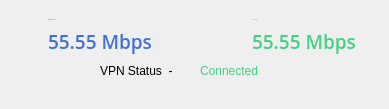
       <widget class="QWidget" name="page_bottom_connected">
        <widget class="QLabel" name="label_18">
         <property name="geometry">
          <rect>
           <x>100</x>
           <y>63</y>
           <width>91</width>
           <height>16</height>
          </rect>
         </property>
         <property name="styleSheet">
          <string notr="true"/>
         </property>
         <property name="text">
          <string>VPN Status  -</string>
         </property>
        </widget>
        <widget class="QLabel" name="label_19">
         <property name="geometry">
          <rect>
           <x>200</x>
           <y>63</y>
           <width>91</width>
           <height>16</height>
          </rect>
         </property>
         <property name="styleSheet">
          <string notr="true">color: rgb(66, 209, 133);</string>
         </property>
         <property name="text">
          <string>Connected</string>
         </property>
        </widget>
        <widget class="QLabel" name="label_port_forward">
         <property name="geometry">
          <rect>
           <x>0</x>
           <y>80</y>
           <width>380</width>
           <height>20</height>
          </rect>
         </property>
         <property name="font">
          <font>
           <family>Open Sans</family>
           <pointsize>10</pointsize>
           <weight>50</weight>
           <italic>false</italic>
           <bold>false</bold>
          </font>
         </property>
         <property name="styleSheet">
          <string notr="true">font: 10pt &quot;Open Sans&quot;;
color: rgb(180, 180, 180);</string>
         </property>
         <property name="text">
          <string/>
         </property>
         <property name="alignment">
          <set>Qt::AlignCenter</set>
         </property>
        </widget>
        <widget class="QWidget" name="widget_conn_speed" native="true">
         <property name="geometry">
          <rect>
           <x>0</x>
           <y>7</y>
           <width>380</width>
           <height>50</height>
          </rect>
         </property>
         <widget class="QLabel" name="label_5">
          <property name="geometry">
           <rect>
            <x>252</x>
            <y>3</y>
            <width>101</width>
            <height>20</height>
           </rect>
          </property>
          <property name="font">
           <font>
            <pointsize>-1</pointsize>
           </font>
          </property>
          <property name="styleSheet">
           <string notr="true">color: rgb(66, 209, 133);</string>
          </property>
          <property name="text">
           <string>Upload speed</string>
          </property>
         </widget>
         <widget class="QLabel" name="label_speed_upload">
          <property name="geometry">
           <rect>
            <x>252</x>
            <y>19</y>
            <width>118</width>
            <height>30</height>
           </rect>
          </property>
          <property name="font">
           <font>
            <family>Open Sans Semibold</family>
            <pointsize>14</pointsize>
            <weight>7</weight>
            <italic>false</italic>
            <bold>false</bold>
           </font>
          </property>
          <property name="styleSheet">
           <string notr="true">color: rgb(66, 209, 133);
font: 63 14pt &quot;Open Sans Semibold&quot;;</string>
          </property>
          <property name="text">
           <string>55.55 Mbps</string>
          </property>
         </widget>
         <widget class="QLabel" name="label_8">
          <property name="geometry">
           <rect>
            <x>14</x>
            <y>10</y>
            <width>29</width>
            <height>29</height>
           </rect>
          </property>
          <property name="styleSheet">
           <string notr="true">image: url(:/images/download.png);</string>
          </property>
          <property name="text">
           <string/>
          </property>
         </widget>
         <widget class="QLabel" name="label_4">
          <property name="geometry">
           <rect>
            <x>48</x>
            <y>3</y>
            <width>131</width>
            <height>20</height>
           </rect>
          </property>
          <property name="font">
           <font>
            <pointsize>-1</pointsize>
           </font>
          </property>
          <property name="styleSheet">
           <string notr="true">color: rgb(65, 113, 214);</string>
          </property>
          <property name="text">
           <string>Download speed</string>
          </property>
         </widget>
         <widget class="QLabel" name="label_speed_download">
          <property name="geometry">
           <rect>
            <x>48</x>
            <y>19</y>
            <width>118</width>
            <height>30</height>
           </rect>
          </property>
          <property name="font">
           <font>
            <family>Open Sans Semibold</family>
            <pointsize>14</pointsize>
            <weight>7</weight>
            <italic>false</italic>
            <bold>false</bold>
           </font>
          </property>
          <property name="styleSheet">
           <string notr="true">color: rgb(65, 113, 214);
font: 63 14pt &quot;Open Sans Semibold&quot;;</string>
          </property>
          <property name="text">
           <string>55.55 Mbps</string>
          </property>
         </widget>
         <widget class="QLabel" name="label_14">
          <property name="geometry">
           <rect>
            <x>215</x>
            <y>10</y>
            <width>29</width>
            <height>29</height>
           </rect>
          </property>
          <property name="styleSheet">
           <string notr="true">image: url(:/images/upload.png);</string>
          </property>
          <property name="text">
           <string/>
          </property>
         </widget>
        </widget>
        <zorder>widget_conn_speed</zorder>
        <zorder>label_18</zorder>
        <zorder>label_19</zorder>
        <zorder>label_port_forward</zorder>
       </widget>
